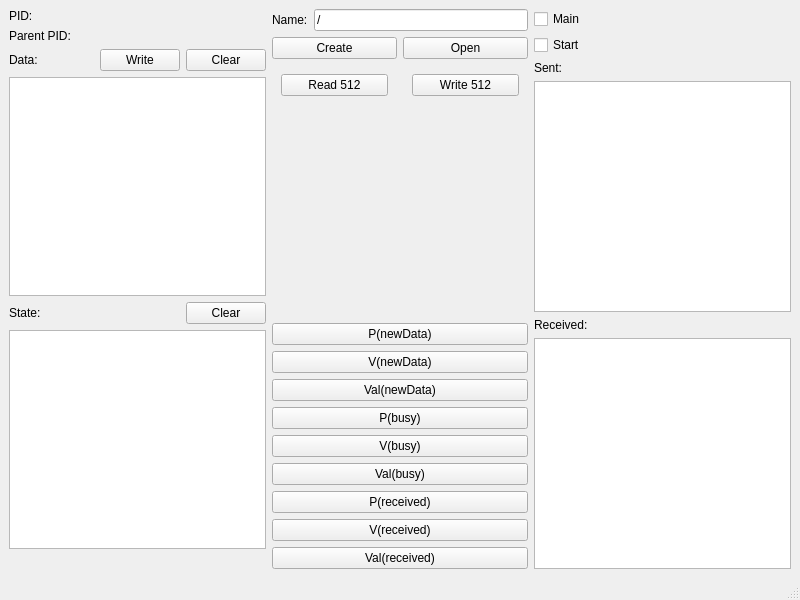
<?xml version="1.0" encoding="UTF-8"?>
<ui version="4.0">
 <class>MainWindow</class>
 <widget class="QMainWindow" name="MainWindow">
  <property name="geometry">
   <rect>
    <x>0</x>
    <y>0</y>
    <width>800</width>
    <height>600</height>
   </rect>
  </property>
  <property name="windowTitle">
   <string>Shared Memory</string>
  </property>
  <widget class="QWidget" name="centralwidget">
   <layout class="QHBoxLayout" name="horizontalLayout">
    <item>
     <layout class="QVBoxLayout" name="verticalLayout_3">
      <item>
       <widget class="QLabel" name="PIDLabel">
        <property name="text">
         <string>PID: </string>
        </property>
       </widget>
      </item>
      <item>
       <widget class="QLabel" name="parentPIDLabel">
        <property name="text">
         <string>Parent PID: </string>
        </property>
       </widget>
      </item>
      <item>
       <layout class="QHBoxLayout" name="horizontalLayout_2">
        <item>
         <widget class="QLabel" name="label_2">
          <property name="text">
           <string>Data:</string>
          </property>
         </widget>
        </item>
        <item>
         <spacer name="horizontalSpacer">
          <property name="orientation">
           <enum>Qt::Horizontal</enum>
          </property>
          <property name="sizeHint" stdset="0">
           <size>
            <width>40</width>
            <height>20</height>
           </size>
          </property>
         </spacer>
        </item>
        <item>
         <widget class="QPushButton" name="writeButton">
          <property name="text">
           <string>Write</string>
          </property>
         </widget>
        </item>
        <item>
         <widget class="QPushButton" name="clearDataButton">
          <property name="text">
           <string>Clear</string>
          </property>
         </widget>
        </item>
       </layout>
      </item>
      <item>
       <widget class="QPlainTextEdit" name="dataEdit"/>
      </item>
      <item>
       <layout class="QHBoxLayout" name="horizontalLayout_3">
        <item>
         <widget class="QLabel" name="label_3">
          <property name="text">
           <string>State:</string>
          </property>
         </widget>
        </item>
        <item>
         <spacer name="horizontalSpacer_2">
          <property name="orientation">
           <enum>Qt::Horizontal</enum>
          </property>
          <property name="sizeHint" stdset="0">
           <size>
            <width>40</width>
            <height>20</height>
           </size>
          </property>
         </spacer>
        </item>
        <item>
         <widget class="QPushButton" name="clearStateButton">
          <property name="text">
           <string>Clear</string>
          </property>
         </widget>
        </item>
       </layout>
      </item>
      <item>
       <widget class="QPlainTextEdit" name="stateEdit">
        <property name="readOnly">
         <bool>true</bool>
        </property>
       </widget>
      </item>
      <item>
       <widget class="QLabel" name="runningLabel">
        <property name="text">
         <string/>
        </property>
       </widget>
      </item>
     </layout>
    </item>
    <item>
     <layout class="QVBoxLayout" name="verticalLayout_4">
      <item>
       <layout class="QHBoxLayout" name="horizontalLayout_7">
        <item>
         <widget class="QLabel" name="label_5">
          <property name="text">
           <string>Name:</string>
          </property>
         </widget>
        </item>
        <item>
         <widget class="QLineEdit" name="nameEdit">
          <property name="text">
           <string>/</string>
          </property>
         </widget>
        </item>
       </layout>
      </item>
      <item>
       <layout class="QHBoxLayout" name="horizontalLayout_6">
        <item>
         <widget class="QPushButton" name="createButton">
          <property name="text">
           <string>Create</string>
          </property>
         </widget>
        </item>
        <item>
         <widget class="QPushButton" name="openButton">
          <property name="text">
           <string>Open</string>
          </property>
         </widget>
        </item>
       </layout>
      </item>
      <item>
       <layout class="QHBoxLayout" name="horizontalLayout_5">
        <item>
         <widget class="QWidget" name="readWidget" native="true">
          <layout class="QVBoxLayout" name="verticalLayout">
           <item>
            <widget class="QPushButton" name="read512Button">
             <property name="text">
              <string>Read 512</string>
             </property>
            </widget>
           </item>
          </layout>
         </widget>
        </item>
        <item>
         <widget class="QWidget" name="writeWidget" native="true">
          <layout class="QVBoxLayout" name="verticalLayout_2">
           <item>
            <widget class="QPushButton" name="write512Button">
             <property name="text">
              <string>Write 512</string>
             </property>
            </widget>
           </item>
          </layout>
         </widget>
        </item>
       </layout>
      </item>
      <item>
       <spacer name="verticalSpacer">
        <property name="orientation">
         <enum>Qt::Vertical</enum>
        </property>
        <property name="sizeHint" stdset="0">
         <size>
          <width>20</width>
          <height>40</height>
         </size>
        </property>
       </spacer>
      </item>
      <item>
       <widget class="QPushButton" name="newData_PButton">
        <property name="text">
         <string>P(newData)</string>
        </property>
       </widget>
      </item>
      <item>
       <widget class="QPushButton" name="newData_VButton">
        <property name="text">
         <string>V(newData)</string>
        </property>
       </widget>
      </item>
      <item>
       <widget class="QPushButton" name="newData_valButton">
        <property name="text">
         <string>Val(newData)</string>
        </property>
       </widget>
      </item>
      <item>
       <widget class="QPushButton" name="busy_PButton">
        <property name="text">
         <string>P(busy)</string>
        </property>
       </widget>
      </item>
      <item>
       <widget class="QPushButton" name="busy_VButton">
        <property name="text">
         <string>V(busy)</string>
        </property>
       </widget>
      </item>
      <item>
       <widget class="QPushButton" name="busy_valButton">
        <property name="text">
         <string>Val(busy)</string>
        </property>
       </widget>
      </item>
      <item>
       <widget class="QPushButton" name="received_PButton">
        <property name="text">
         <string>P(received)</string>
        </property>
       </widget>
      </item>
      <item>
       <widget class="QPushButton" name="received_VButton">
        <property name="text">
         <string>V(received)</string>
        </property>
       </widget>
      </item>
      <item>
       <widget class="QPushButton" name="received_valButton">
        <property name="text">
         <string>Val(received)</string>
        </property>
       </widget>
      </item>
     </layout>
    </item>
    <item>
     <layout class="QVBoxLayout" name="verticalLayout_5">
      <item>
       <widget class="QCheckBox" name="isMainBox">
        <property name="text">
         <string>Main</string>
        </property>
       </widget>
      </item>
      <item>
       <widget class="QCheckBox" name="startSenderBox">
        <property name="text">
         <string>Start</string>
        </property>
       </widget>
      </item>
      <item>
       <widget class="QLabel" name="label">
        <property name="text">
         <string>Sent:</string>
        </property>
       </widget>
      </item>
      <item>
       <widget class="QPlainTextEdit" name="sentEdit"/>
      </item>
      <item>
       <widget class="QLabel" name="label_4">
        <property name="text">
         <string>Received:</string>
        </property>
       </widget>
      </item>
      <item>
       <widget class="QPlainTextEdit" name="receivedEdit"/>
      </item>
     </layout>
    </item>
   </layout>
  </widget>
  <widget class="QMenuBar" name="menubar">
   <property name="geometry">
    <rect>
     <x>0</x>
     <y>0</y>
     <width>800</width>
     <height>28</height>
    </rect>
   </property>
  </widget>
  <widget class="QStatusBar" name="statusbar"/>
 </widget>
 <resources/>
 <connections/>
</ui>
